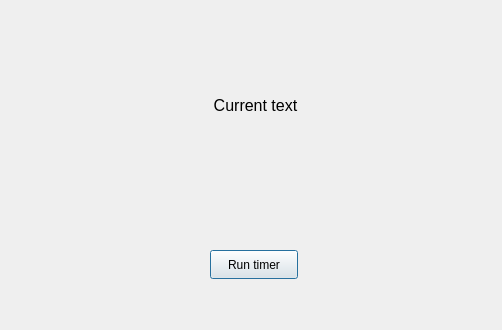
<?xml version="1.0" encoding="UTF-8"?>
<ui version="4.0">
 <class>Dialog</class>
 <widget class="QDialog" name="Dialog">
  <property name="geometry">
   <rect>
    <x>0</x>
    <y>0</y>
    <width>502</width>
    <height>330</height>
   </rect>
  </property>
  <property name="windowTitle">
   <string>Dialog</string>
  </property>
  <widget class="QPushButton" name="btn_run">
   <property name="geometry">
    <rect>
     <x>210</x>
     <y>250</y>
     <width>88</width>
     <height>29</height>
    </rect>
   </property>
   <property name="text">
    <string>Run timer</string>
   </property>
  </widget>
  <widget class="QLabel" name="label">
   <property name="geometry">
    <rect>
     <x>100</x>
     <y>40</y>
     <width>311</width>
     <height>131</height>
    </rect>
   </property>
   <property name="font">
    <font>
     <pointsize>12</pointsize>
    </font>
   </property>
   <property name="text">
    <string>Current text</string>
   </property>
   <property name="alignment">
    <set>Qt::AlignCenter</set>
   </property>
  </widget>
 </widget>
 <resources/>
 <connections/>
</ui>
